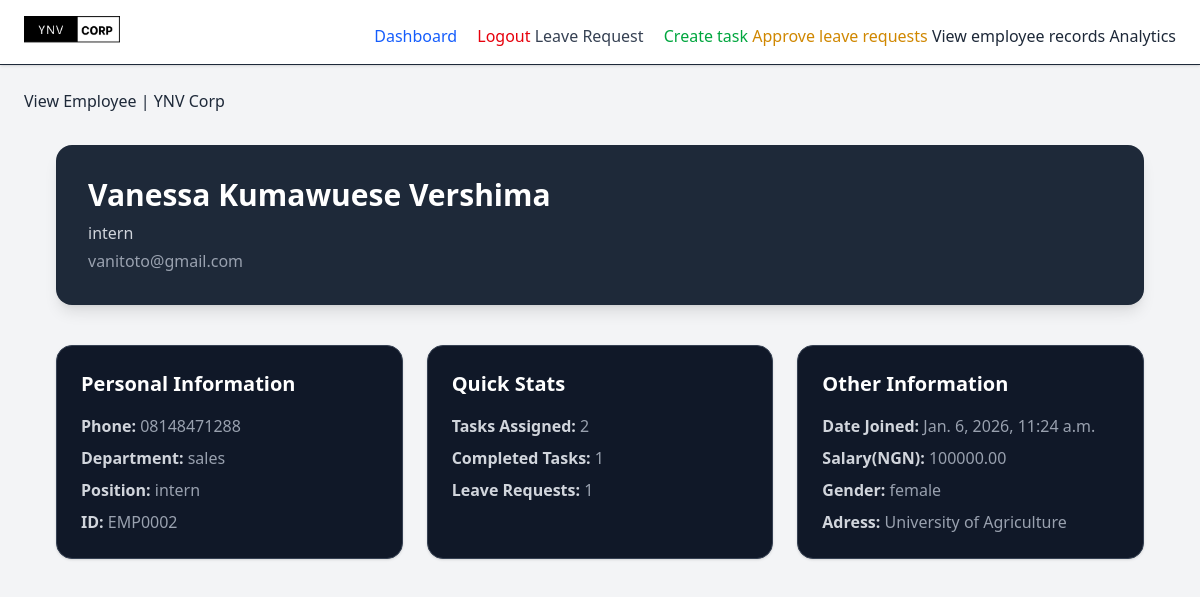
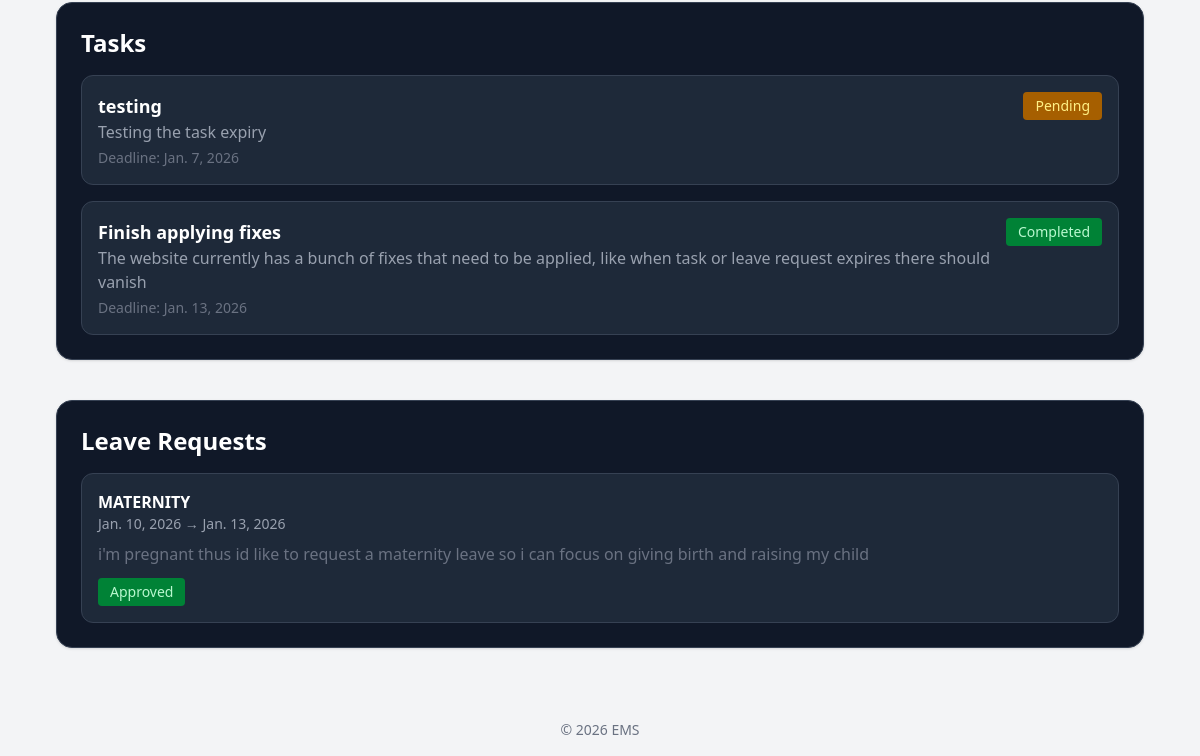
Page /employee/2/ (signed in) on the earlier database version (2 pictures, top to bottom).
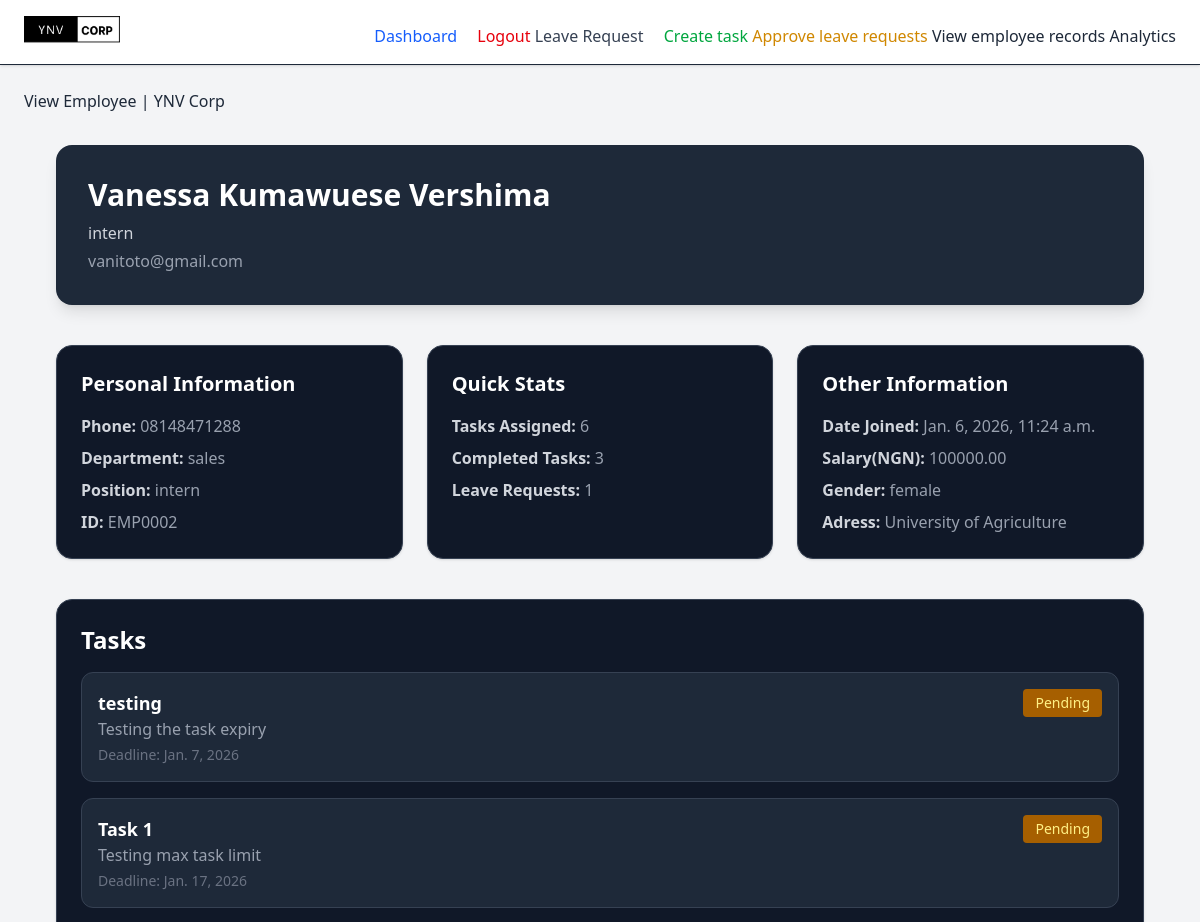
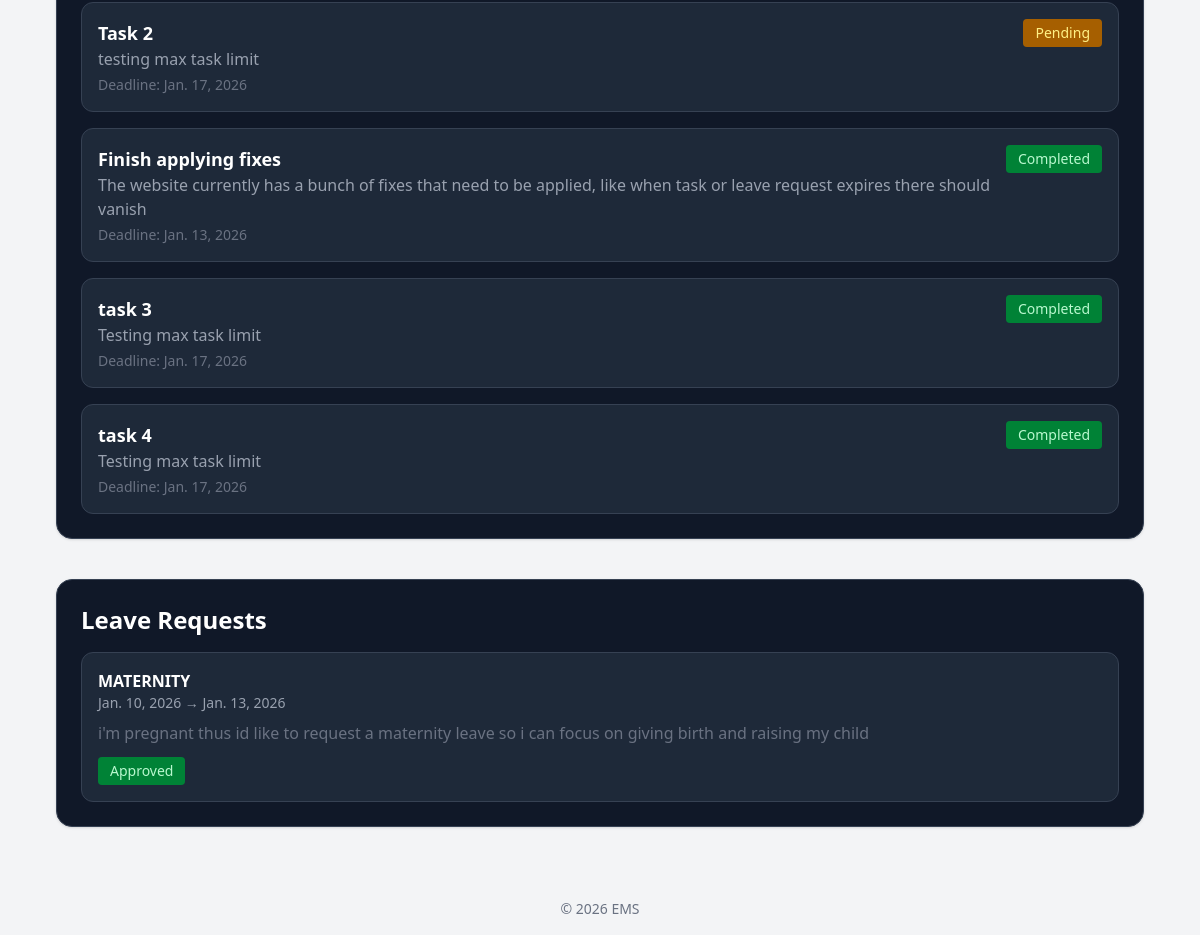
Same page on the later database version (2 pictures, top to bottom).
### employee/models.py (models this page shows, shortened)
class Employee(AbstractUser):
    GENDER_CHOICES=(
        ('male', 'MALE'),
        ('female', 'FEMALE'),
        )
    POSITION_CHOICES=(
        ('manager', 'MANAGER'),
        ('developer', 'DEVELOPER'),
        ('designer', 'DESIGNER'),
        ('tester', 'TESTER'),
        ('hr manager', 'HR MANAGER'),
        ('intern', 'INTERN'),
        ('software engineer', 'SOFTWARE ENGINEER'),
        ('data scientist', 'DATA SCIENTIST'),
        ('product manager', 'PRODUCT MANAGER'),
        ('business analyst', 'BUSINESS ANALYST'),
        ('devops engineer', 'DEVOPS ENGINEER'),
        ('system administrator', 'SYSTEM ADMINISTRATOR'),
        ('network engineer', 'NETWORK ENGINEER'),
        ('technical support', 'TECHNICAL SUPPORT'),
        ('it consultant', 'IT CONSULTANT'),
        ('other', 'OTHER'),
    )
    DEPARTMENT_CHOICES=(
        ('sales', 'SALES'),
        ('resarch & development', 'RESEARCH & DEVELOPMENT'),
        ('software development', 'SOFTWARE DEVELOPMENT'),
        ('product research', 'PRODUCT RESEARCH'),
        ('marketing', 'MARKETING'),
        ('human resource', 'HUMAN RESOURCE'),
        ('legal','LEGAL'),
        ('customer service', 'CUSTOMER SERVICE')
    )
    full_name = models.CharField(max_length=200, blank=True)
    username = None
    email = models.EmailField(unique=True)
    gender = models.CharField(max_length=10, choices=GENDER_CHOICES)
    position = models.CharField(max_length=200, blank=True, choices=POSITION_CHOICES)
    date_of_birth = models.DateField(null=True)
    employment_date = models.DateField(default=date.today)
    phone_number = models.CharField(max_length=15, blank=True)
    address = models.CharField(max_length=200, blank=True)
    employee_id = models.CharField(max_length=20, unique=True, blank=True)
    department = models.CharField(max_length=100, blank=True, choices=DEPARTMENT_CHOICES)
    salary = models.DecimalField(max_digits=12, decimal_places=2, default=Decimal('100000.00'))
    salary_currency = models.CharField(max_length=3, default='NGN', editable=False)
    USERNAME_FIELD = 'email'
    REQUIRED_FIELDS = []

class Task(models.Model):
    assigned_to = models.ForeignKey(Employee, on_delete=models.CASCADE, related_name="assigned_tasks")
    title = models.CharField(max_length=100) #title of task field
    description = models.TextField() #description of task field
    assigned_date = models.DateField(auto_now_add=True) #date field for assigned date
    deadline = models.DateField() #date field for deadline
    complete = models.BooleanField(default=False)
    class Meta():
        ordering = ['complete']

class LeaveRequest(models.Model):
    STATUS_CHOICES = [
        ('Pending', 'Pending'),
        ('Approved', 'Approved'),
        ('Rejected', 'Rejected'),
    ] # status choices for the leave request
    LEAVE_TYPE=(
        ('sick', 'SICK'),
        ('annual', 'ANNUAL'),
        ('unpaid', 'UNPAID'),
        ('maternity', 'MATERNITY'),
        ('paternity', 'PATERNITY'),
        ('bereavement', 'BEREAVEMENT'),
        ('other', 'OTHER'),
        )
    employee = models.ForeignKey(Employee, on_delete=models.CASCADE, related_name='leave_requests')
    start_date = models.DateField() #date field for start date
    end_date = models.DateField() #date field for end date
    reason = models.TextField() #reason for leave field
    leave_type = models.CharField(max_length=20, choices=LEAVE_TYPE, default='other') #leave type field with choices
    status = models.CharField(max_length=10, choices=STATUS_CHOICES, default='Pending') #status field with choices
    applied_on = models.DateField(auto_now_add=True) #date field for applied on
    updated_at = models.DateTimeField(auto_now=True)
    class Meta:
        ordering = ['-applied_on']
        verbose_name = "Leave Request"
        verbose_name_plural = "Leave Requests"

### employee/views.py (the view)
# urls.py: path('employee/<int:pk>/', EmployeeDetailView.as_view(), name='employee_detail'),
class EmployeeDetailView(AdminOnlyMixin, DetailView):
    model = Employee
    template_name = 'employee/employee_detail.html'
    context_object_name = 'employee'
    def get_context_data(self, **kwargs):
        context = super().get_context_data(**kwargs)
        employee = self.get_object()
        context['tasks'] = employee.assigned_tasks.all()
        context['completed_tasks'] = employee.assigned_tasks.filter(complete=True).count()
        context['leave_requests'] = employee.leave_requests.all()
        return context

### employee/views.py (called while the page is built)
    def test_func(self):
        return self.request.user.is_superuser

### employee/templates/employee/employee_detail.html (shortened to what the changed rows need)
{% extends 'employee/base.html' %}
{% block content %}
<div class="p-8 space-y-10">
  <div class="bg-gray-800 text-white p-8 rounded-2xl shadow-lg">
    <h1 class="text-3xl font-bold">{{ employee.full_name }}</h1>
    <p class="text-gray-300 mt-2">{{ employee.position }}</p>
    <p class="text-gray-400 mt-1">{{ employee.email }}</p>
  </div>
  <div class="grid grid-cols-1 md:grid-cols-3 gap-6">
    <div class="bg-gray-900 p-6 rounded-2xl shadow border border-gray-700">
      <h2 class="text-xl font-semibold text-white mb-4">Personal Information</h2>
      <ul class="text-gray-400 space-y-2">
        <li><strong class="text-gray-300">Phone:</strong> {{ employee.phone_number }}</li>
        <li><strong class="text-gray-300">Department:</strong> {{ employee.department }}</li>
        <li><strong class="text-gray-300">Position:</strong> {{ employee.position }}</li>
        <li><strong class="text-gray-300">ID:</strong> {{ employee.employee_id }}</li>
      </ul>
    </div>
    <div class="bg-gray-900 p-6 rounded-2xl shadow border border-gray-700">
      <h2 class="text-xl font-semibold text-white mb-4">Quick Stats</h2>
      <ul class="text-gray-400 space-y-2">
        <li><strong class="text-gray-300">Tasks Assigned:</strong> {{ tasks.count }}</li>
        <li><strong class="text-gray-300">Completed Tasks:</strong> {{ completed_tasks }}</li>
        <li><strong class="text-gray-300">Leave Requests:</strong> {{ leave_requests.count }}</li>
      </ul>
    </div>
    <div class="bg-gray-900 p-6 rounded-2xl shadow border border-gray-700">
      <h2 class="text-xl font-semibold text-white mb-4">Other Information</h2>
      <ul class="text-gray-400 space-y-2">
        <li><strong class="text-gray-300">Date Joined:</strong> {{ employee.date_joined }}</li>
        <li><strong class="text-gray-300">Salary(NGN):</strong> {{ employee.salary }}</li>
        <li><strong class="text-gray-300">Gender:</strong> {{ employee.gender }}</li>
        <li><strong class="text-gray-300">Adress:</strong> {{ employee.address }}</li>
      </ul>
    </div>
  </div>
  <div class="bg-gray-900 p-6 rounded-2xl shadow border border-gray-700">
    <h2 class="text-2xl font-semibold text-white mb-4">Tasks</h2>
    {% if tasks %}
      <div class="space-y-4">
        {% for task in tasks %}
          <div class="p-4 rounded-xl bg-gray-800 flex justify-between border border-gray-700">
            <div>
              <h3 class="text-lg font-semibold text-white">{{ task.title }}</h3>
              <p class="text-gray-400">{{ task.description }}</p>
              <p class="text-gray-500 text-sm mt-1">Deadline: {{ task.deadline }}</p>
            </div>
            <span class="px-3 py-1 rounded text-sm self-start
              {% if task.complete %}bg-green-700 text-green-200{% else %}bg-yellow-700 text-yellow-200{% endif %}
            ">
              {% if task.complete %}Completed{% else %}Pending{% endif %}
            </span>
          </div>
        {% endfor %}
      </div>
    {% else %}
      <p class="text-gray-400">No tasks assigned.</p>
    {% endif %}
  </div>
  <div class="bg-gray-900 p-6 rounded-2xl shadow border border-gray-700">
    <h2 class="text-2xl font-semibold text-white mb-4">Leave Requests</h2>
    {% if leave_requests %}
      <div class="space-y-4">
      {% for leave in leave_requests %}
        <div class="p-4 bg-gray-800 rounded-xl border border-gray-700">
          <p class="text-white font-semibold">{{ leave.leave_type|upper }}</p>
          <p class="text-gray-400 text-sm">{{ leave.start_date }} → {{ leave.end_date }}</p>
          <p class="text-gray-500 mt-2">{{ leave.reason }}</p>
          <span class="inline-block mt-3 px-3 py-1 rounded text-sm
            {% if leave.status == 'Approved' %}bg-green-700 text-green-200
            {% elif leave.status == 'Rejected' %}bg-red-700 text-red-200
            {% else %}bg-yellow-600 text-yellow-200{% endif %}
          ">
            {{ leave.status }}
          </span>
        </div>
      {% endfor %}
      </div>
    {% else %}
      <p class="text-gray-400">No leave requests submitted.</p>
    {% endif %}
  </div>
</div>
{% endblock %}

Differences in the rows shown:
changed Employee "Vanessa Kumawuese Vershima": count "2" → "6"
added Task: title "Task 1", description "Testing max task limit", deadline "Jan. 17, 2026", complete "Pending"
added Task: title "Task 2", description "testing max task limit", deadline "Jan. 17, 2026", complete "Pending"
added Task: title "task 3", description "Testing max task limit", deadline "Jan. 17, 2026", complete "Completed"
added Task: title "task 4", description "Testing max task limit", deadline "Jan. 17, 2026", complete "Completed"
Other differences:
{{ completed_tasks }}: "1" → "3"
